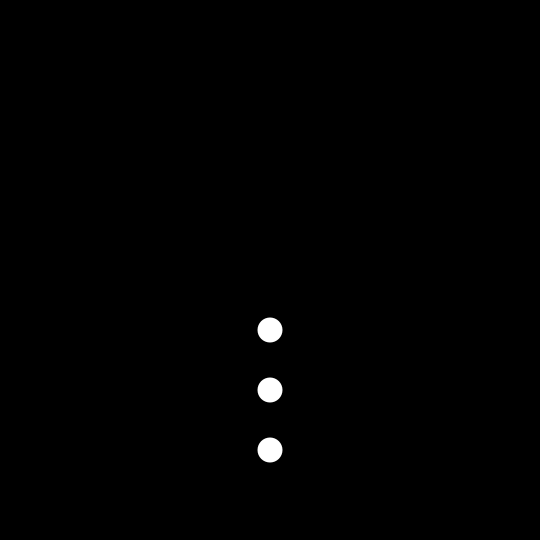
Frame 1 (no input)
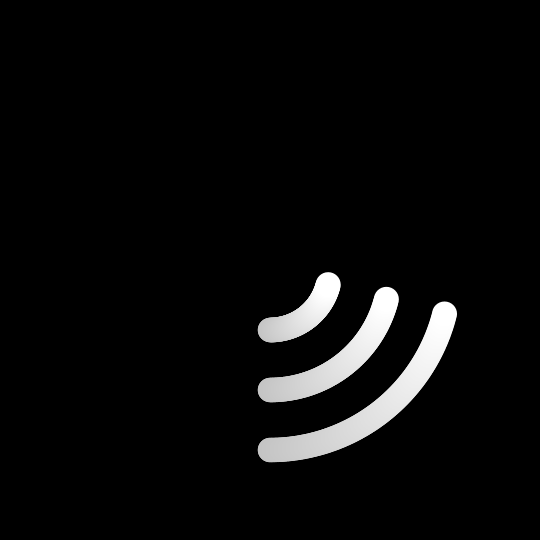
Frame 60 (the mouse pressed at the canvas centre just before this capture)
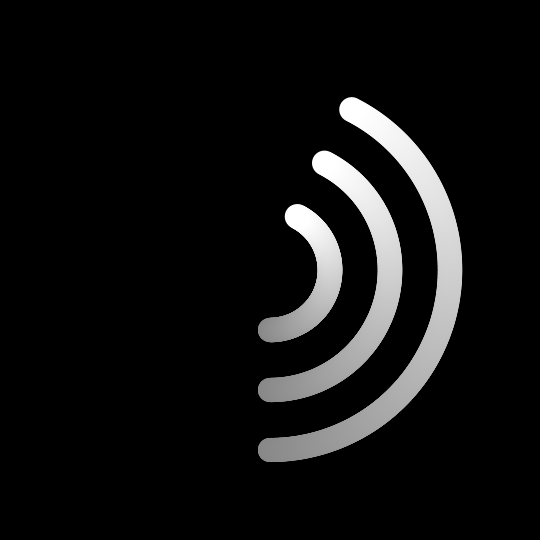
Frame 120 (the mouse held since frame 60 and released just before this capture)

The Processing sketch that drew these frames (run headless with seeded random() and noise(); from frame 60 on, the mouse is pressed at the canvas centre):

// Processing sketch: sketch_170215i
// ── sketch_170215i.pde
float x, y, theta;
int frms = 280, num = 3;

void setup() {
  size(540, 540);
  background(0);
}

void draw() {
  blendMode(SUBTRACT);
  fill(1);
  noStroke();
  rect(0, 0, width, height);
  blendMode(BLEND);
  fill(255);
  for (int i=0; i<num; i++) {
    x = width/2 + sin(theta)*60*(i+1);
    y = height/2 + cos(theta)*60*(i+1);
    ellipse(x, y, 25, 25);
  }
  theta += TWO_PI/frms;
}
